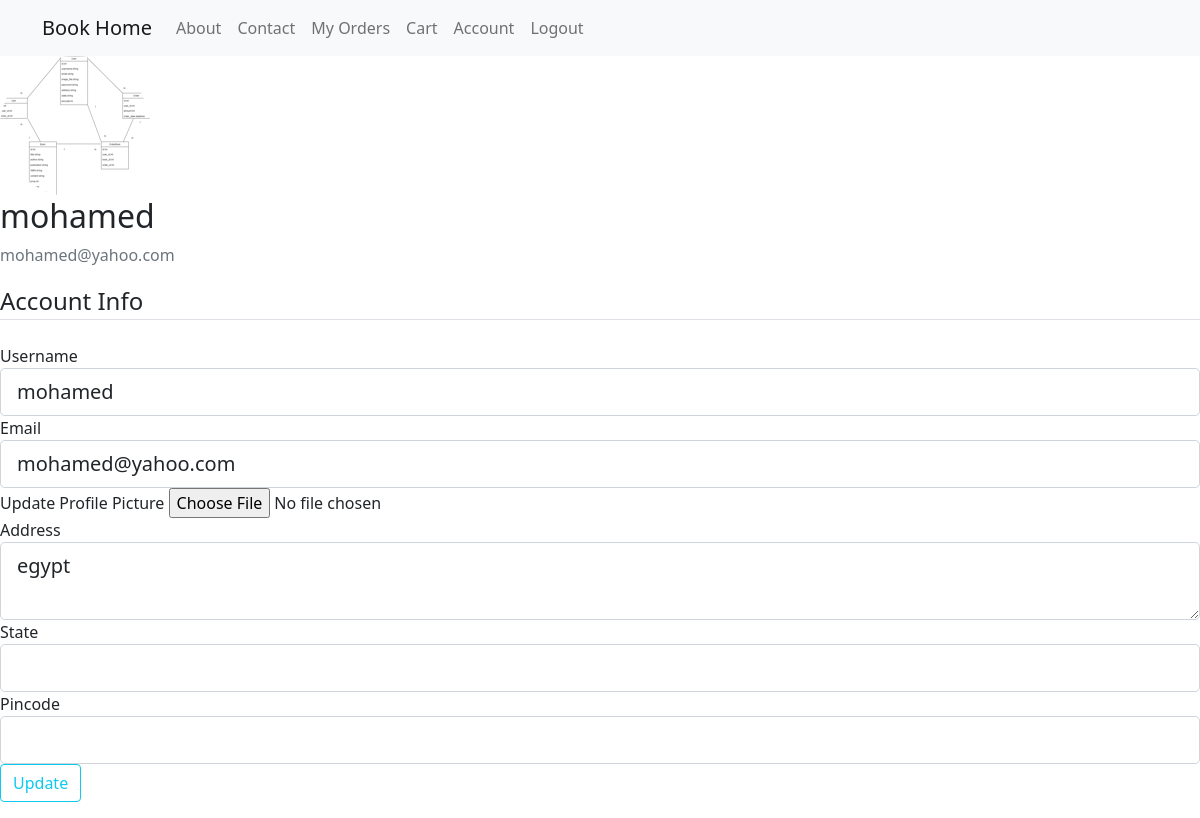
Page /account (signed in) on the committed database.
### Models.py (models this page shows, shortened)
class User(db.Model, UserMixin):
    id = db.Column(db.Integer, primary_key=True)
    username = db.Column(db.String(20), unique=True, nullable=False)
    email = db.Column(db.String(120), unique=True, nullable=False)
    image_file = db.Column(db.String(20), nullable=True, default='default.jpg')
    password = db.Column(db.String(60), nullable=False)
    address=db.Column(db.Text, nullable=True)
    state=db.Column(db.String(60), nullable=True)
    pincode=db.Column(db.Integer, nullable=True)
    cart=db.relationship('Cart', backref='reader', lazy=True)
    order=db.relationship('Order', backref='buyer', lazy=True)
    orderbook=db.relationship('OrderBook', backref='orderby', lazy=True)

### routes.py (the view)
@app.route("/account",methods=['GET', 'POST'])
@login_required
def account():
    form = UpdateAccountForm()
    if form.validate_on_submit():
        if form.picture.data:
            picture_file = save_picture(form.picture.data , user= True)
            current_user.image_file = picture_file
        current_user.username = form.username.data
        current_user.email = form.email.data
        current_user.address = form.address.data
        current_user.state = form.state.data
        current_user.pincode = form.pincode.data
        db.session.commit()
        return redirect(url_for('account'))
    elif request.method == 'GET':
        form.username.data = current_user.username
        form.email.data = current_user.email
        form.address.data=current_user.address
        form.state.data=current_user.state
        form.pincode.data=current_user.pincode
        if current_user.image_file[0] == 'C':
            image_file = url_for('static', filename='user_profile/' + 'defalt.png')
        else:
            image_file = url_for('static', filename='user_profile/' + current_user.image_file)
    return render_template('profile.html', title='Account',image_file=image_file, form=form)

### forms.py (shortened to what this page needs)
class UpdateAccountForm(FlaskForm):
    username = StringField('Username',
                           validators=[DataRequired(), Length(min=2, max=20)])
    email = StringField('Email',
                        validators=[DataRequired(), Email()])
    picture = FileField('Update Profile Picture', validators=[FileAllowed(['jpg', 'png'])])
    address= TextAreaField ('Address')
    state= StringField('State')
    pincode= StringField('Pincode')
    submit = SubmitField('Update')

### Models.py (called while the page is built)
@login_manager.user_loader
def load_user(user_id):
    return User.query.get(int(user_id))

### templates/profile.html (shortened to what this page needs)
{% extends "home.html" %}
{% block content %}
    <div class="content-section">
      <div class="media">
        <img class="rounded-circle account-img" src="{{ image_file }}">
        <div class="media-body">
          <h2 class="account-heading">{{ current_user.username }}</h2>
          <p class="text-secondary">{{ current_user.email }}</p>
        </div>
      </div>
        <form method="POST" action="" enctype="multipart/form-data">
            <fieldset class="form-group">
                <legend class="border-bottom mb-4">Account Info</legend>
                <div class="form-group">
                    {{ form.username.label(class="form-control-label") }}
                    {% if form.username.errors %}
                        {{ form.username(class="form-control form-control-lg is-invalid") }}
                        <div class="invalid-feedback">
                            {% for error in form.username.errors %}
                                <span>{{ error }}</span>
                            {% endfor %}
                        </div>
                    {% else %}
                        {{ form.username(class="form-control form-control-lg") }}
                    {% endif %}
                </div>
                <div class="form-group">
                    {{ form.email.label(class="form-control-label") }}
                    {% if form.email.errors %}
                        {{ form.email(class="form-control form-control-lg is-invalid") }}
                        <div class="invalid-feedback">
                            {% for error in form.email.errors %}
                                <span>{{ error }}</span>
                            {% endfor %}
                        </div>
                    {% else %}
                        {{ form.email(class="form-control form-control-lg") }}
                    {% endif %}
                </div>
                <div class="form-group">
                    {{ form.picture.label() }}
                    {{ form.picture(class="form-control-file") }}
                </div>
				<div class="form-group">
                    {{ form.address.label(class="form-control-label") }}
                    {% if form.address.errors %}
                        {{ form.address(class="form-control form-control-lg is-invalid") }}
                        <div class="invalid-feedback">
                            {% for error in form.address.errors %}
                                <span>{{ error }}</span>
                            {% endfor %}
                        </div>
                    {% else %}
                        {{ form.address(class="form-control form-control-lg") }}
                    {% endif %}
                </div>
				<div class="form-group">
                    {{ form.state.label(class="form-control-label") }}
                    {% if form.state.errors %}
                        {{ form.state(class="form-control form-control-lg is-invalid") }}
                        <div class="invalid-feedback">
                            {% for error in form.state.errors %}
                                <span>{{ error }}</span>
                            {% endfor %}
                        </div>
                    {% else %}
                        {{ form.state(class="form-control form-control-lg") }}
                    {% endif %}
                </div>
				<div class="form-group">
                    {{ form.pincode.label(class="form-control-label") }}
                    {% if form.pincode.errors %}
                        {{ form.pincode(class="form-control form-control-lg is-invalid") }}
                        <div class="invalid-feedback">
                            {% for error in form.pincode.errors %}
                                <span>{{ error }}</span>
                            {% endfor %}
                        </div>
                    {% else %}
                        {{ form.pincode(class="form-control form-control-lg") }}
                    {% endif %}
                </div>
            </fieldset>
            <div class="form-group">
                {{ form.submit(class="btn btn-outline-info") }}
            </div>
        </form>
    </div>
{% endblock content %}

### rows in the picture
User: username "mohamed", email "mohamed@yahoo.com", address "egypt"
